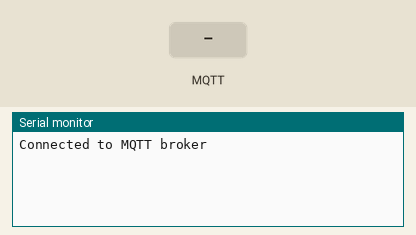
The program below on a simulated ESP8266 (Wemos D1 mini). Parts: the last lines printed to the serial monitor. Inputs (shaded band) come from the test bench. WiFi joins after 1.5 s; servers stay silent unless stated; no MQTT or app messages arrive unless stated.

Above: at 2.7 s.
2.8 s: MQTT message "1" arrives on the first subscribed topic
At 3.1 s:
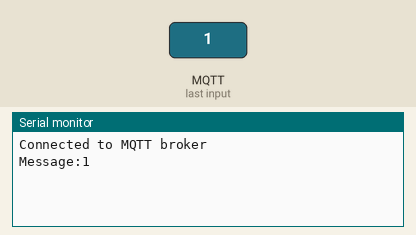
4.3 s: MQTT message "on" arrives on the first subscribed topic
At 5.5 s:
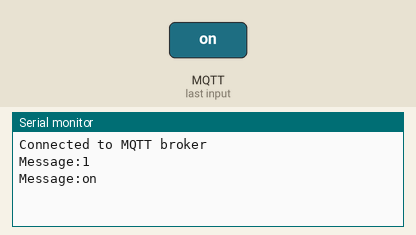
5.8 s: MQTT message "off" arrives on the first subscribed topic
At 6.6 s:
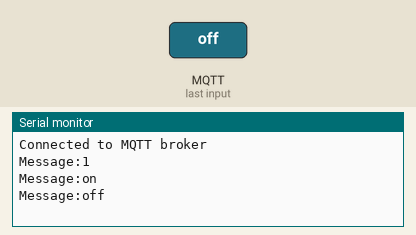

Measured:
- after the input at 2.8 s, the serial monitor: prints a new line at once (image 1)
- after the input at 4.3 s, the serial monitor: prints a new line at once (image 2)
- after the input at 5.8 s, the serial monitor: prints a new line at once (image 3)

The program:

main.cpp
```cpp
#include <Arduino.h>
#include <ESP8266WiFi.h>
#include <PubSubClient.h>
#include <DNSServer.h>
#include <ESP8266WebServer.h>
#include <WiFiManager.h>
#include <SoftwareSerial.h>

const char* mqttServer = "10.42.0.1";
const int mqttPort = 1883;
const char* mqttUser = "";
const char* mqttPassword = "";

WiFiClient espClient;
PubSubClient client(espClient);

void callback(char* topic, byte* payload, unsigned int length);

void setup()
{
  Serial.begin(115200);
  WiFiManager wifiManager;
  wifiManager.setDebugOutput(false);
  wifiManager.autoConnect("FET-CAR");
  //Serial.println("Connected to internet!.");
  //Serial.println(WiFi.localIP());
  client.setServer(mqttServer, mqttPort);
  client.setCallback(callback);
  while(!client.connected())
  {
    //Serial.println("Connecting to MQTT");
    if(client.connect("auto", mqttUser, mqttPassword))
      Serial.println("Connected to MQTT broker");
    else
      delay(2000);
  }
  client.publish("esp/state", "0");
  client.subscribe("esp/state");
}

void callback(char* topic, byte* payload, unsigned int length)
{

  //Serial.print("Message arrived in topic: ");
  //Serial.println(topic);

  Serial.print("Message:");
  for (unsigned int i = 0; i < length; i++) {
    Serial.print((char)payload[i]);
  }
  Serial.println("");
  const char* state = "esp/state";

  //Serial.println();
  //Serial.println("-----------------------");
}


void loop()
{
  client.loop();
}
```
